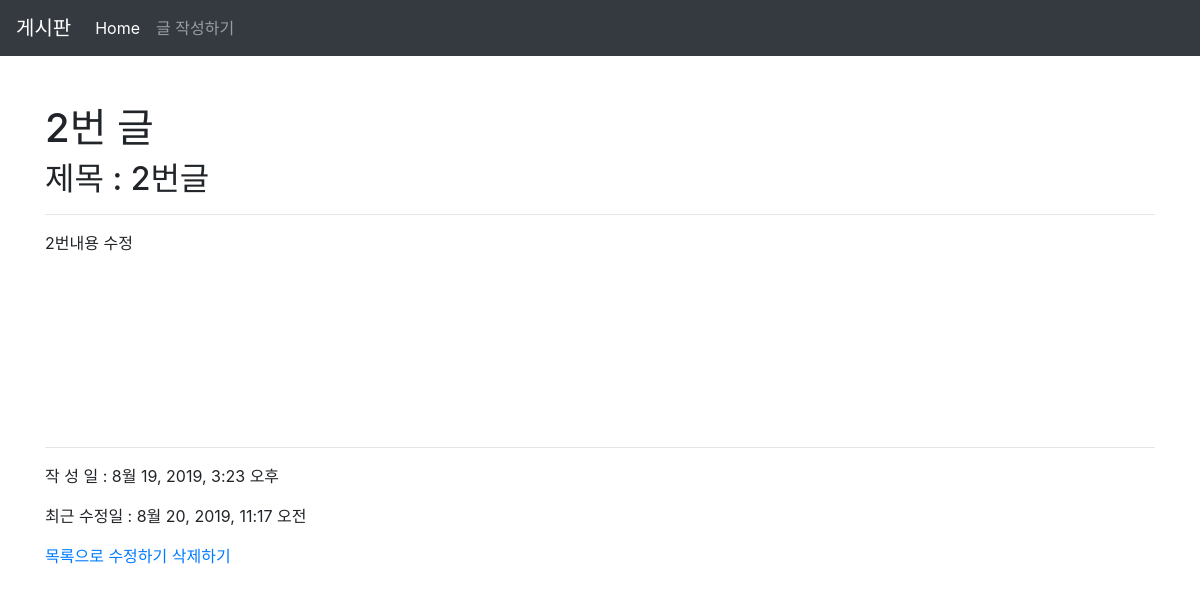
Page /articles/2/ on the committed database.
### articles/models.py (models this page shows, shortened)
class Article(models.Model):
    title = models.CharField(max_length=10)
    content = models.TextField()
    created_at = models.DateTimeField(auto_now_add=True)
    updated_at = models.DateTimeField(auto_now=True)

### articles/views.py (the view)
# urls.py: path('<int:article_pk>/', views.detail, name='detail'),
def detail(request, article_pk):
    article = Article.objects.get(pk=article_pk)
    context = {
        'article': article
    }
    return render(request, 'articles/detail.html', context)

### articles/templates/articles/detail.html
{% extends 'articles/base.html' %}
{% block body %}
<h1>{{ article.id }}번 글</h1>
<h2>제목 : {{ article.title }}</h2>
<hr>
<div style="height: 200px">
  <p>{{ article.content }}</p>
</div>
<hr>
<p>작 성 일 : {{ article.created_at }}</p>
<p>최근 수정일 : {{ article.updated_at }}</p>
<a href="{% url 'articles:index'%}">목록으로</a>
<a href="{% url 'articles:edit' article.pk %}">수정하기</a>
<a href="{% url 'articles:delete' article.pk %}">삭제하기</a>
{% endblock %}

### rows in the picture
Article: id "2", title "2번글", content "2번내용 수정", created_at "8월 19, 2019, 3:23 오후", updated_at "8월 20, 2019, 11:17 오전"
